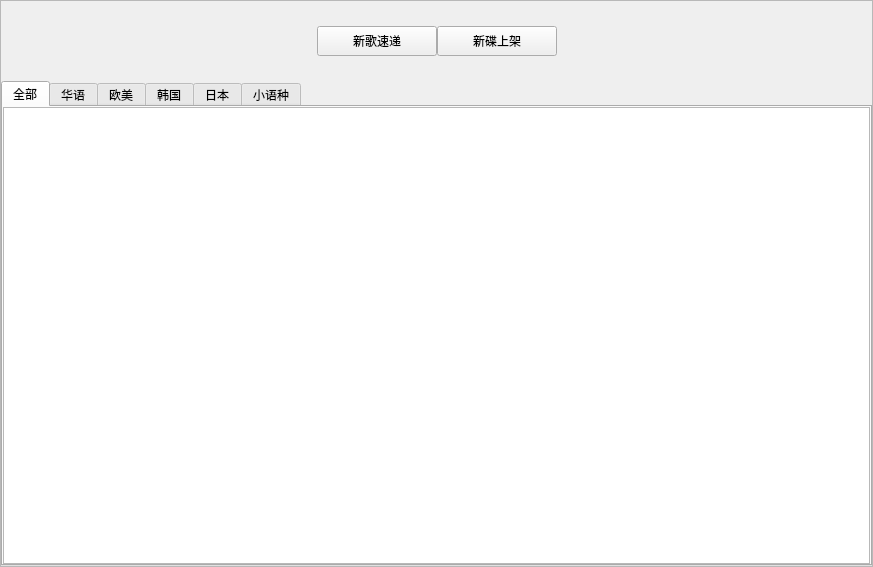
<?xml version="1.0" encoding="UTF-8"?>
<ui version="4.0">
 <class>NewMusicSudi</class>
 <widget class="QWidget" name="NewMusicSudi">
  <property name="geometry">
   <rect>
    <x>0</x>
    <y>0</y>
    <width>873</width>
    <height>567</height>
   </rect>
  </property>
  <property name="windowTitle">
   <string>Form</string>
  </property>
  <layout class="QGridLayout" name="gridLayout">
   <property name="leftMargin">
    <number>0</number>
   </property>
   <property name="topMargin">
    <number>0</number>
   </property>
   <property name="rightMargin">
    <number>0</number>
   </property>
   <property name="bottomMargin">
    <number>0</number>
   </property>
   <property name="spacing">
    <number>0</number>
   </property>
   <item row="0" column="0">
    <widget class="QScrollArea" name="scrollArea">
     <property name="widgetResizable">
      <bool>true</bool>
     </property>
     <widget class="QWidget" name="scrollAreaWidgetContents">
      <property name="geometry">
       <rect>
        <x>0</x>
        <y>0</y>
        <width>871</width>
        <height>565</height>
       </rect>
      </property>
      <property name="sizePolicy">
       <sizepolicy hsizetype="Preferred" vsizetype="Minimum">
        <horstretch>0</horstretch>
        <verstretch>0</verstretch>
       </sizepolicy>
      </property>
      <layout class="QGridLayout" name="gridLayout_3">
       <property name="leftMargin">
        <number>0</number>
       </property>
       <property name="topMargin">
        <number>25</number>
       </property>
       <property name="rightMargin">
        <number>0</number>
       </property>
       <property name="bottomMargin">
        <number>0</number>
       </property>
       <property name="spacing">
        <number>0</number>
       </property>
       <item row="1" column="0">
        <widget class="QStackedWidget" name="stackedWidget">
         <property name="currentIndex">
          <number>0</number>
         </property>
         <widget class="QWidget" name="page">
          <property name="sizePolicy">
           <sizepolicy hsizetype="Preferred" vsizetype="Minimum">
            <horstretch>0</horstretch>
            <verstretch>0</verstretch>
           </sizepolicy>
          </property>
          <layout class="QGridLayout" name="gridLayout_2">
           <property name="leftMargin">
            <number>0</number>
           </property>
           <property name="topMargin">
            <number>25</number>
           </property>
           <property name="rightMargin">
            <number>0</number>
           </property>
           <property name="bottomMargin">
            <number>0</number>
           </property>
           <property name="spacing">
            <number>0</number>
           </property>
           <item row="0" column="0">
            <widget class="QTabWidget" name="NewMusicTabwidget">
             <property name="sizePolicy">
              <sizepolicy hsizetype="Expanding" vsizetype="Minimum">
               <horstretch>0</horstretch>
               <verstretch>0</verstretch>
              </sizepolicy>
             </property>
             <property name="currentIndex">
              <number>0</number>
             </property>
             <widget class="QWidget" name="tab">
              <attribute name="title">
               <string>全部</string>
              </attribute>
              <layout class="QGridLayout" name="gridLayout_6">
               <property name="leftMargin">
                <number>0</number>
               </property>
               <property name="topMargin">
                <number>0</number>
               </property>
               <property name="rightMargin">
                <number>0</number>
               </property>
               <property name="bottomMargin">
                <number>0</number>
               </property>
               <property name="spacing">
                <number>0</number>
               </property>
               <item row="0" column="0">
                <widget class="QListView" name="listView">
                 <property name="sizePolicy">
                  <sizepolicy hsizetype="Expanding" vsizetype="Minimum">
                   <horstretch>0</horstretch>
                   <verstretch>0</verstretch>
                  </sizepolicy>
                 </property>
                 <property name="sizeAdjustPolicy">
                  <enum>QAbstractScrollArea::AdjustToContents</enum>
                 </property>
                </widget>
               </item>
              </layout>
             </widget>
             <widget class="QWidget" name="tab_2">
              <attribute name="title">
               <string>华语</string>
              </attribute>
             </widget>
             <widget class="QWidget" name="tab_3">
              <attribute name="title">
               <string>欧美</string>
              </attribute>
              <layout class="QGridLayout" name="gridLayout_8">
               <property name="leftMargin">
                <number>0</number>
               </property>
               <property name="topMargin">
                <number>0</number>
               </property>
               <property name="rightMargin">
                <number>0</number>
               </property>
               <property name="bottomMargin">
                <number>0</number>
               </property>
               <property name="spacing">
                <number>0</number>
               </property>
               <item row="0" column="0">
                <widget class="QTableWidget" name="tableWidget_2"/>
               </item>
              </layout>
             </widget>
             <widget class="QWidget" name="tab_4">
              <attribute name="title">
               <string>韩国</string>
              </attribute>
              <layout class="QGridLayout" name="gridLayout_9">
               <property name="leftMargin">
                <number>0</number>
               </property>
               <property name="topMargin">
                <number>0</number>
               </property>
               <property name="rightMargin">
                <number>0</number>
               </property>
               <property name="bottomMargin">
                <number>0</number>
               </property>
               <property name="spacing">
                <number>0</number>
               </property>
               <item row="0" column="0">
                <widget class="QTableWidget" name="tableWidget_3"/>
               </item>
              </layout>
             </widget>
             <widget class="QWidget" name="tab_5">
              <attribute name="title">
               <string>日本</string>
              </attribute>
              <layout class="QGridLayout" name="gridLayout_10">
               <property name="leftMargin">
                <number>0</number>
               </property>
               <property name="topMargin">
                <number>0</number>
               </property>
               <property name="rightMargin">
                <number>0</number>
               </property>
               <property name="bottomMargin">
                <number>0</number>
               </property>
               <property name="spacing">
                <number>0</number>
               </property>
               <item row="0" column="0">
                <widget class="QTableWidget" name="tableWidget_4"/>
               </item>
              </layout>
             </widget>
             <widget class="QWidget" name="tab_6">
              <attribute name="title">
               <string>小语种</string>
              </attribute>
              <layout class="QGridLayout" name="gridLayout_11">
               <property name="leftMargin">
                <number>0</number>
               </property>
               <property name="topMargin">
                <number>0</number>
               </property>
               <property name="rightMargin">
                <number>0</number>
               </property>
               <property name="bottomMargin">
                <number>0</number>
               </property>
               <property name="spacing">
                <number>0</number>
               </property>
               <item row="0" column="0">
                <widget class="QTableWidget" name="tableWidget_5"/>
               </item>
              </layout>
             </widget>
            </widget>
           </item>
          </layout>
         </widget>
         <widget class="QWidget" name="page_2">
          <property name="sizePolicy">
           <sizepolicy hsizetype="Preferred" vsizetype="Minimum">
            <horstretch>0</horstretch>
            <verstretch>0</verstretch>
           </sizepolicy>
          </property>
          <layout class="QGridLayout" name="gridLayout_4">
           <property name="leftMargin">
            <number>0</number>
           </property>
           <property name="topMargin">
            <number>25</number>
           </property>
           <property name="rightMargin">
            <number>0</number>
           </property>
           <property name="bottomMargin">
            <number>0</number>
           </property>
           <property name="spacing">
            <number>0</number>
           </property>
           <item row="0" column="0">
            <widget class="QTabWidget" name="DiscTabwidget">
             <property name="currentIndex">
              <number>0</number>
             </property>
             <widget class="QWidget" name="tab_7">
              <attribute name="title">
               <string>全部</string>
              </attribute>
             </widget>
             <widget class="QWidget" name="tab_8">
              <attribute name="title">
               <string>华语</string>
              </attribute>
             </widget>
             <widget class="QWidget" name="tab_9">
              <attribute name="title">
               <string>欧美</string>
              </attribute>
             </widget>
             <widget class="QWidget" name="tab_10">
              <attribute name="title">
               <string>韩国</string>
              </attribute>
             </widget>
             <widget class="QWidget" name="tab_11">
              <attribute name="title">
               <string>日本</string>
              </attribute>
             </widget>
            </widget>
           </item>
          </layout>
         </widget>
        </widget>
       </item>
       <item row="0" column="0">
        <layout class="QHBoxLayout" name="horizontalLayout">
         <property name="spacing">
          <number>0</number>
         </property>
         <item>
          <spacer name="horizontalSpacer">
           <property name="orientation">
            <enum>Qt::Horizontal</enum>
           </property>
           <property name="sizeHint" stdset="0">
            <size>
             <width>40</width>
             <height>20</height>
            </size>
           </property>
          </spacer>
         </item>
         <item>
          <widget class="QPushButton" name="btn_newMusic">
           <property name="minimumSize">
            <size>
             <width>120</width>
             <height>30</height>
            </size>
           </property>
           <property name="maximumSize">
            <size>
             <width>120</width>
             <height>30</height>
            </size>
           </property>
           <property name="text">
            <string>新歌速递</string>
           </property>
          </widget>
         </item>
         <item>
          <widget class="QPushButton" name="btn_disc">
           <property name="minimumSize">
            <size>
             <width>120</width>
             <height>30</height>
            </size>
           </property>
           <property name="maximumSize">
            <size>
             <width>120</width>
             <height>30</height>
            </size>
           </property>
           <property name="text">
            <string>新碟上架</string>
           </property>
          </widget>
         </item>
         <item>
          <spacer name="horizontalSpacer_2">
           <property name="orientation">
            <enum>Qt::Horizontal</enum>
           </property>
           <property name="sizeHint" stdset="0">
            <size>
             <width>40</width>
             <height>20</height>
            </size>
           </property>
          </spacer>
         </item>
        </layout>
       </item>
      </layout>
     </widget>
    </widget>
   </item>
  </layout>
 </widget>
 <resources/>
 <connections/>
</ui>
